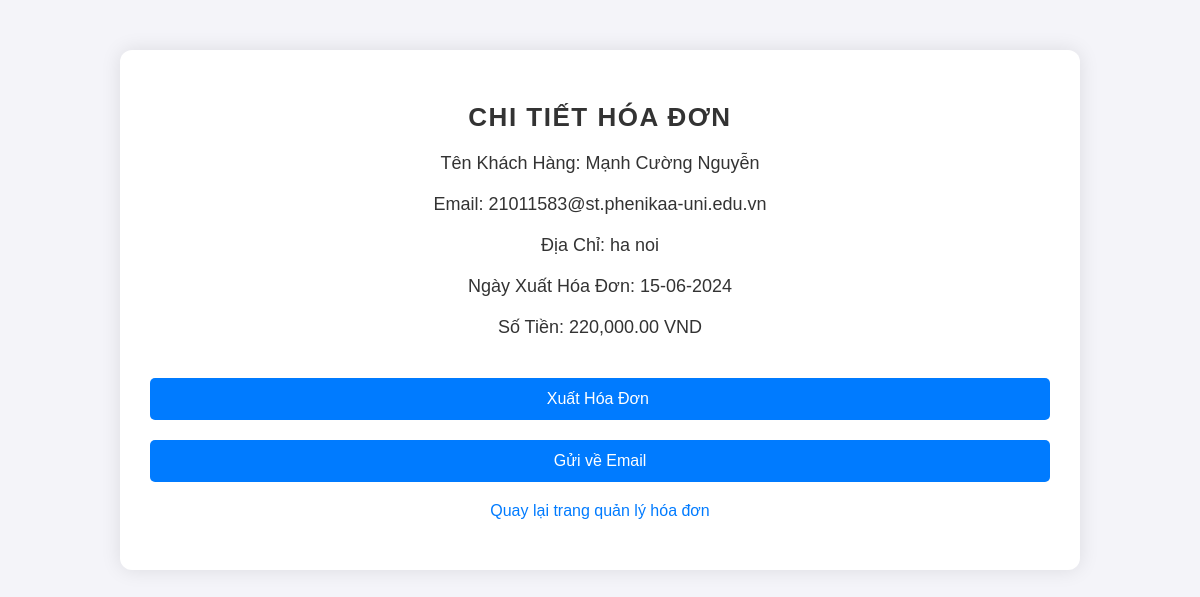
/invoice_details.php?id=23 (signed in), run on the app's committed database.
### tables this page shows
CREATE TABLE `invoices` (
  `id` int(11) NOT NULL,
  `id_user` int(11) DEFAULT NULL,
  `total_amount` decimal(10,2) DEFAULT NULL,
  `status` enum('paid','unpaid','archived') DEFAULT 'unpaid',
  `created_at` timestamp NOT NULL DEFAULT current_timestamp()
);

CREATE TABLE `users` (
  `id` int(11) NOT NULL,
  `name` varchar(100) NOT NULL,
  `email` varchar(100) NOT NULL,
  `password` varchar(255) NOT NULL,
  `address` varchar(255) NOT NULL,
  `role` enum('admin','user') DEFAULT 'user'
);

### invoice_details.php (the view, shortened to what this page needs)
<?php
require 'config.php';
$invoice_id = isset($_GET['id']) ? intval($_GET['id']) : 0;
$sql = "SELECT invoices.id, invoices.total_amount, invoices.created_at, users.name, users.email, users.address
        FROM invoices
        JOIN users ON invoices.id_user = users.id
        WHERE invoices.id = ?";
$stmt = $conn->prepare($sql);
$stmt->bind_param('i', $invoice_id);
$stmt->execute();
$result = $stmt->get_result();
$invoice = $result->fetch_assoc();
?>
<!DOCTYPE html>
<html lang="en">
<head>
    <link rel="stylesheet" href="styles.css">
</head>
<body>
    <div class="container">
        <h2>Chi Tiết Hóa Đơn</h2>
        <p>Tên Khách Hàng: <?php echo htmlspecialchars($invoice['name']); ?></p>
        <p>Email: <?php echo htmlspecialchars($invoice['email']); ?></p>
        <p>Địa Chỉ: <?php echo htmlspecialchars($invoice['address']); ?></p>
        <p>Ngày Xuất Hóa Đơn: <?php echo date("d-m-Y", strtotime($invoice['created_at'])); ?></p>
        <p>Số Tiền: <?php echo number_format($invoice['total_amount'], 2); ?> VND</p>
        <form method="post">
            <input type="submit" name="export" value="Xuất Hóa Đơn ">
        </form>
        <form method="post">
            <input type="submit" name="export2" value="Gửi về Email">
        </form>
        <p><a href="manage_invoices.php">Quay lại trang quản lý hóa đơn</a></p>
    </div>
</body>
</html>

### styles.css (style rules this page uses)
body { font-family: Arial, sans-serif; background-color: #f4f4f9; margin: 0; padding: 0; }
.container { max-width: 900px; margin: 50px auto; padding: 30px; background-color: #fff; border-radius: 12px; box-shadow: 0 0 20px rgba(0, 0, 0, 0.1); }
h2 { text-align: center; color: #333; font-size: 26px; margin-bottom: 20px; font-weight: bold; text-transform: uppercase; letter-spacing: 1.5px; }
form { display: flex; flex-direction: column; gap: 15px; }
input[type="submit"], button { padding: 12px 25px; background-color: #007bff; color: #fff; border: none; border-radius: 5px; font-size: 16px; cursor: pointer; transition: background-color 0.3s ease; margin-top: 20px; text-align: center; }
p { text-align: center; color: #555; margin: 10px 0; }
a { display: inline-block; text-decoration: none; color: #007bff; margin-top: 10px; transition: color 0.3s ease; }
.container p { font-size: 18px; color: #333; margin-bottom: 20px; }
.container a { margin-top: 20px; display: block; text-align: center; font-size: 16px; color: #007bff; }

### data on the page
invoices: id_user.name "Mạnh Cường Nguyễn", id_user.email "21011583@st.phenikaa-uni.edu.vn", id_user.address "ha noi", created_at "15-06-2024", total_amount "220,000.00"
